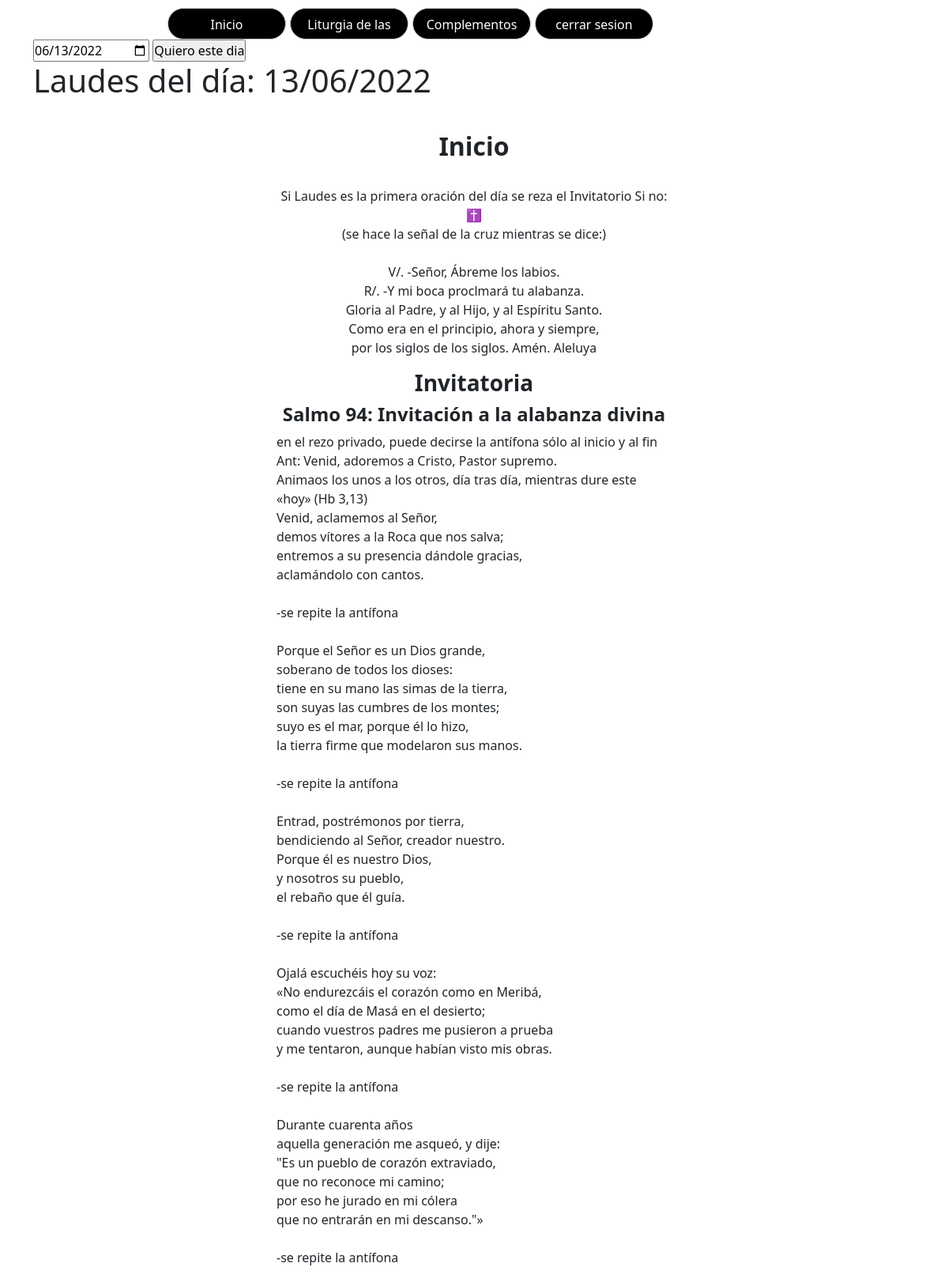
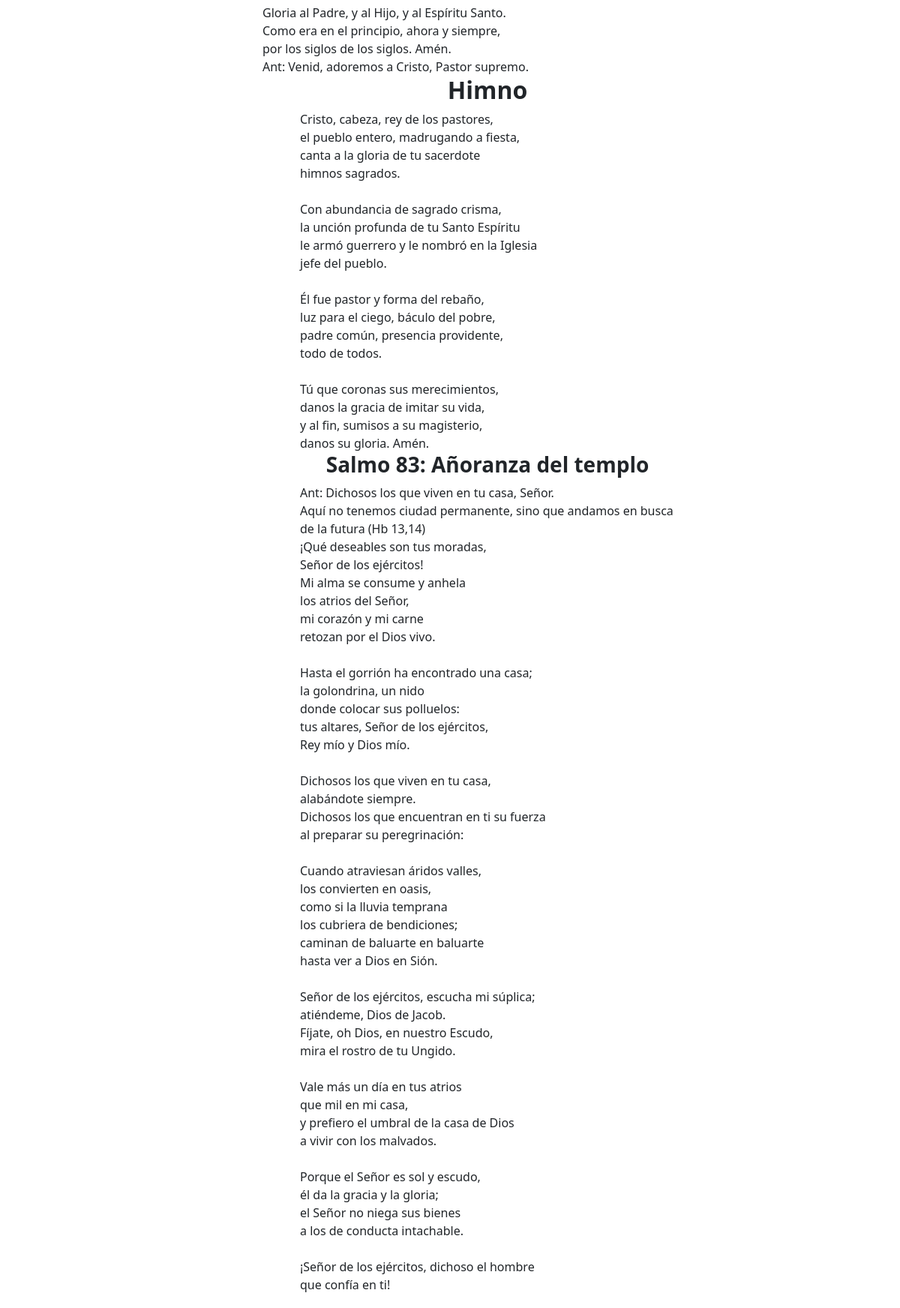
Page /Laudes.php (signed in, upper part) on the committed database (2 pictures, top to bottom).
### tables this page shows
CREATE TABLE `laudes` (
  `id` int(3) NOT NULL,
  `fecha` varchar(12) NOT NULL,
  `dia` longtext DEFAULT NULL,
  `invitatorio` longtext DEFAULT NULL,
  `himno` longtext DEFAULT NULL,
  `primer_salmo` longtext DEFAULT NULL,
  `cantico_at` longtext DEFAULT NULL,
  `segundo_salmo` longtext DEFAULT NULL,
  `lectura` longtext DEFAULT NULL,
  `cantico_evangelico` longtext DEFAULT NULL,
  `preces` longtext DEFAULT NULL
);

### public_html/Laudes.php (the view, shortened to what this page needs)
<?php
include "funciones.php";
if (!isset($_SESSION["Login"])) {
    header('Location: index.php');
} else {
    ?>
    <!doctype html>
    <html
        <head>
        <link href="https://cdn.jsdelivr.net/npm/bootstrap@5.2.0-beta1/dist/css/bootstrap.min.css" rel="stylesheet">
        <link href="estilos/oficio.css" rel="stylesheet" type="text/css">
        <link href="https://raw.githubusercontent.com/daneden/animate.css/master/animate.css" rel="stylesheet">
    </head>
    <body>
        <div class="container">
            <form method="post" action="Laudes.php">
                <input type="date" value="<?php echo (new DateTime())->format('Y-m-d'); ?>" name="fecha" id="fecha">
                <input type="submit" name="submit" value="Quiero este dia"><br>
            </form>
            <?php
            if (empty($_SET)) {
                $separador = "\n";
                $post = (isset($_POST["fecha"]) && !empty($_POST["fecha"]));
                if ($post) {
                    $fecha1 = $_POST["fecha"];
                } else {
                    $fecha1 = (new DateTime())->format('Y-m-d');
                }
                $Nfecha = date("d/m/Y", strtotime($fecha1));
                echo"<h1>Laudes del día: " . $Nfecha . "</h1> ";
                $sql = "select * from laudes where fecha =\"$Nfecha\"";
                $result = mysqli_query($conexion, $sql);
                while ($mostrar = mysqli_fetch_array($result)) {
                    echo "<div class=\"padre\">";
                    ?>
                    <div class='hijo'>
                        <center>
                            <h2><b>Inicio</b></h2><br>
                            <p>Si Laudes es la primera oración del día se reza el Invitatorio Si no:<br>
                                ✝<br>
                                (se hace la señal de la cruz mientras se dice:)<br>
                                <br>
                                V/. -Señor, Ábreme los labios.<br>
                                R/. -Y mi boca proclmará tu alabanza.<br>
                                Gloria al Padre, y al Hijo, y al Espíritu Santo.<br>
                                Como era en el principio, ahora y siempre,<br>
                                por los siglos de los siglos. Amén. Aleluya<br>
                            </p>
                        </center>
                    </div>
                    <?php
                    echo "<div class=\"hijo\">";
                    $frases1 = explode($separador, $mostrar['invitatorio']);
                    $tamaño1 = sizeof($frases1);
                    echo '<center>';
                    echo '<h3> <b> Invitatoria</b></h3>';
                    echo '<h4> <b>' . $frases1[0] . '</b></h4>';
                    echo '</center>';
                    echo "<div class=\"hijo2\">";
                    echo $frases1[1] . "<br>";
                    echo $frases1[2] . "<br>";
                    for ($i = 3; $i < $tamaño1; $i++) {
                        echo $frases1[$i] . "<br>";
                    }
                    echo "<div class=\"hijo\">";
                    echo '<center><h2><b>Himno</b></h2></center>';
                    echo "<div class=\"hijo2\">";
                    $frases2 = explode($separador, $mostrar['himno']);
                    $tamaño2 = sizeof($frases2);
                    for ($i = 0; $i < $tamaño2; $i++) {
                        echo $frases2[$i] . "<br>";
                    }
                    echo '</div>';
                    echo '</div>';
                    echo "<div class=\"hijo\">";
                    $frases3 = explode($separador, $mostrar['primer_salmo']);
                    $tamaño3 = sizeof($frases3);
                    echo '<center>';
                    echo '<h3><b>' . $frases3[0] . '</b></h3>';
                    echo '</center>';
                    echo "<div class=\"hijo2\">";
                    for ($i = 1; $i < $tamaño3; $i++) {
                        echo $frases3[$i] . "<br>";
                    }
                    echo '</div>';
                    echo '</div>';
                    echo'<br>';
                    echo '</div>';
                    echo '<div class="hijo">
                        <center>
                        <h3><b> Final</b></h3>
                        </center>
                        Oremos:<br>
                        Señor, Dios todo poderoso: ya que con nuestro descanso vamos a imitar a tu Hijo
                        que reposó en el sepulcro, te pedimos, que, al levantarnos mañana, le imitemos también resucitando a una nueva vida. Por Jesucristo nuestro Señor.<br>
                        <center>
                        Amén<br>
                         ✝<br>
                                (se hace la señal de la cruz mientras se dice:)<br>
                                <br>
                                </center>
                             V/. El señor todopoderoso no conceda una noche tranquila y una muerte santa.<br>
                             R/.Amén
                        </div>
                    </div>';
                }
            }
            ?>
    </html>
    <?php
}

### public_html/estilos/oficio.css (style rules this page uses)
body { margin: 0; padding: 0; height: 100vh; }
* { margin: 0; padding: 0; }
.padre { margin: 1rem; padding: 1rem; }
.hijo { width: 600px; margin: 0 auto; }
.hijo2 { width: 500px; margin: 0 auto; }

### rows in the picture
laudes: frases1 "Salmo 94: Invitación a la alabanza divina", frases1 "en el rezo privado, puede decirse la antífona sólo al inicio y al fin", frases1 "Ant: Venid, adoremos a Cristo, Pastor supremo.", i "Animaos los unos a los otros, día tras día, mientras dure este «hoy» (Hb 3,13)", i "Venid, aclamemos al Señor,", i "demos vítores a la Roca que nos salva;", i "entremos a su presencia dándole gracias,", i "aclamándolo con cantos.", i "-se repite la antífona", i "Porque el Señor es un Dios grande,", i "soberano de todos los dioses:", i "tiene en su mano las simas de la tierra,", i "son suyas las cumbres de los montes;", i "suyo es el mar, porque él lo hizo,", i "la tierra firme que modelaron sus manos.", i "Entrad, postrémonos por tierra,", i "bendiciendo al Señor, creador nuestro.", i "Porque él es nuestro Dios,", i "y nosotros su pueblo,", i "el rebaño que él guía.", i "Ojalá escuchéis hoy su voz:", i "«No endurezcáis el corazón como en Meribá,", i "como el día de Masá en el desierto;", i "cuando vuestros padres me pusieron a prueba", i "y me tentaron, aunque habían visto mis obras.", i "Durante cuarenta años", i "aquella generación me asqueó, y dije:", i "\"Es un pueblo de corazón extraviado,", i "que no reconoce mi camino;", i "por eso he jurado en mi cólera", i "que no entrarán en mi descanso.\"»", i "Gloria al Padre, y al Hijo, y al Espíritu Santo.", i "Como era en el principio, ahora y siempre,", i "por los siglos de los siglos. Amén.", i "Ant: Venid, adoremos a Cristo, Pastor supremo.", himno "Cristo, cabeza, rey de los pastores,", himno "el pueblo entero, madrugando a fiesta,", himno "canta a la gloria de tu sacerdote", himno "himnos sagrados.", himno "Con abundancia de sagrado crisma,", himno "la unción profunda de tu Santo Espíritu", himno "le armó guerrero y le nombró en la Iglesia", himno "jefe del pueblo.", himno "Él fue pastor y forma del rebaño,", himno "luz para el ciego, báculo del pobre,", himno "padre común, presencia providente,", himno "todo de todos.", himno "Tú que coronas sus merecimientos,", himno "danos la gracia de imitar su vida,", himno "y al fin, sumisos a su magisterio,", himno "danos su gloria. Amén.", frases3 "Salmo 83: Añoranza del templo", i "Ant: Dichosos los que viven en tu casa, Señor.", i "Aquí no tenemos ciudad permanente, sino que andamos en busca de la futura (Hb 13,14)", i "¡Qué deseables son tus moradas,", i "Señor de los ejércitos!", i "Mi alma se consume y anhela", i "los atrios del Señor,", i "mi corazón y mi carne", i "retozan por el Dios vivo.", i "Hasta el gorrión ha encontrado una casa;", i "la golondrina, un nido", i "donde colocar sus polluelos:", i "tus altares, Señor de los ejércitos,", i "Rey mío y Dios mío.", i "Dichosos los que viven en tu casa,", i "alabándote siempre.", i "Dichosos los que encuentran en ti su fuerza", i "al preparar su peregrinación:", i "Cuando atraviesan áridos valles,", i "los convierten en oasis,", i "como si la lluvia temprana", i "los cubriera de bendiciones;", i "caminan de baluarte en baluarte", i "hasta ver a Dios en Sión.", i "Señor de los ejércitos, escucha mi súplica;", i "atiéndeme, Dios de Jacob.", i "Fíjate, oh Dios, en nuestro Escudo,", i "mira el rostro de tu Ungido.", i "Vale más un día en tus atrios", i "que mil en mi casa,", i "y prefiero el umbral de la casa de Dios", i "a vivir con los malvados.", i "Porque el Señor es sol y escudo,", i "él da la gracia y la gloria;", i "el Señor no niega sus bienes", i "a los de conducta intachable.", i "¡Señor de los ejércitos, dichoso el hombre", i "que confía en ti!"

### other values in the picture
$Nfecha "13/06/2022"
